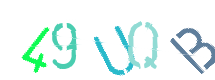
#> input picture data/images/clean_test/49uqb-0.png, 215 x 80 px, given as the content of the folder ../data/images/test, which was not available
$ python clean_testdata.py
#> lines starting #> are read from the running program, lines starting #| are printed output that depends on the picture; after the words box and inside, x2 and y2 are one past the last pixel; in counts of white or black regions, pixels touching at a corner belong together; pictures that were not available may be replaced by others from this repository, and a replacement may not be noted
import numpy as np
import cv2
import shutil
from pathlib import Path

BASE_DIR = Path("../data/images")
IMG_DIR = BASE_DIR / "test"
CLEAN_DIR = BASE_DIR / "clean_test_processed"

for d in [CLEAN_DIR]:
    if d.exists():
        shutil.rmtree(d)
    d.mkdir(parents=True, exist_ok=True)

def create_color_mask(image, lower_bgr, upper_bgr):
    lower_bound = np.array(lower_bgr, dtype=np.uint8)
    upper_bound = np.array(upper_bgr, dtype=np.uint8)

    mask = cv2.inRange(image, lower_bound, upper_bound)

    return mask

lower_black = (0, 0, 0)   # BGR for "000000"
upper_black = (0, 0, 0) # BGR for "000000"

kernel = cv2.getStructuringElement(cv2.MORPH_RECT, (1, 1))

if __name__ == "__main__":
    image_files = sorted(list(IMG_DIR.glob("*.png")))

    for img_path in image_files:
        img = cv2.imread(str(img_path))
#> img is the input picture: shape (80, 215, 3); mean B, G, R 243.6, 246.6, 231.7
        filename = img_path.name

        line_mask = create_color_mask(img, lower_black, upper_black)
#> in create_color_mask, `mask = cv2.inRange(image, lower_bound, upper_bound)`: mask: shape (80, 215); every value is 0

        # kernel = cv2.getStructuringElement(cv2.MORPH_RECT, (3, 3))
        # dilated_mask = cv2.dilate(line_mask, kernel, iterations=1)

        inpainted_image = cv2.inpaint(img, line_mask, 3, cv2.INPAINT_TELEA)

        gray = cv2.cvtColor(inpainted_image, cv2.COLOR_BGR2GRAY)
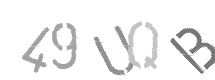
#> gray: shape (80, 215); min 120, max 255, mean 241.8

        thresh = cv2.adaptiveThreshold(gray, 255, cv2.ADAPTIVE_THRESH_GAUSSIAN_C,
                                   cv2.THRESH_BINARY_INV, 11, 2)
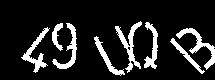
#> thresh: shape (80, 215); 13.4% white; 8 white regions, largest, box (x1, y1, x2, y2) and area: (115, 21, 142, 73) 396, (176, 28, 215, 70) 374, (21, 27, 50, 73) 343

        cleaned_thresh = cv2.dilate(thresh, kernel, iterations=1)

        close = cv2.morphologyEx(thresh, cv2.MORPH_CLOSE, kernel, iterations=1)

        image = cv2.bitwise_not(cleaned_thresh)

        clean_path = CLEAN_DIR / img_path

        cv2.imwrite(str(CLEAN_DIR / filename), image)

$ run again, on data/images/test/0k2lyyc-0.png
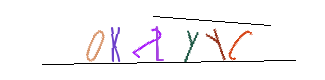
#> input picture data/images/test/0k2lyyc-0.png, 325 x 80 px
#> img is the input picture: shape (80, 325, 3); mean B, G, R 247.7, 246.1, 248.3
#> in create_color_mask, `mask = cv2.inRange(image, lower_bound, upper_bound)`:
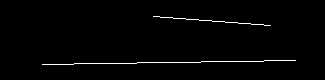
#> mask: shape (80, 325); 1.4% white in thin lines or dots, all inside (x1, y1, x2, y2) = (42, 16, 296, 65)
#> `thresh = cv2.adaptiveThreshold(gray, 255, cv2.ADAPTIVE_THRESH_GAUSSIAN..`:
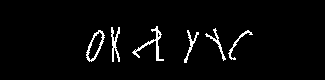
#> thresh: shape (80, 325); 3.3% white in thin lines or dots, all inside (x1, y1, x2, y2) = (86, 26, 253, 63)
